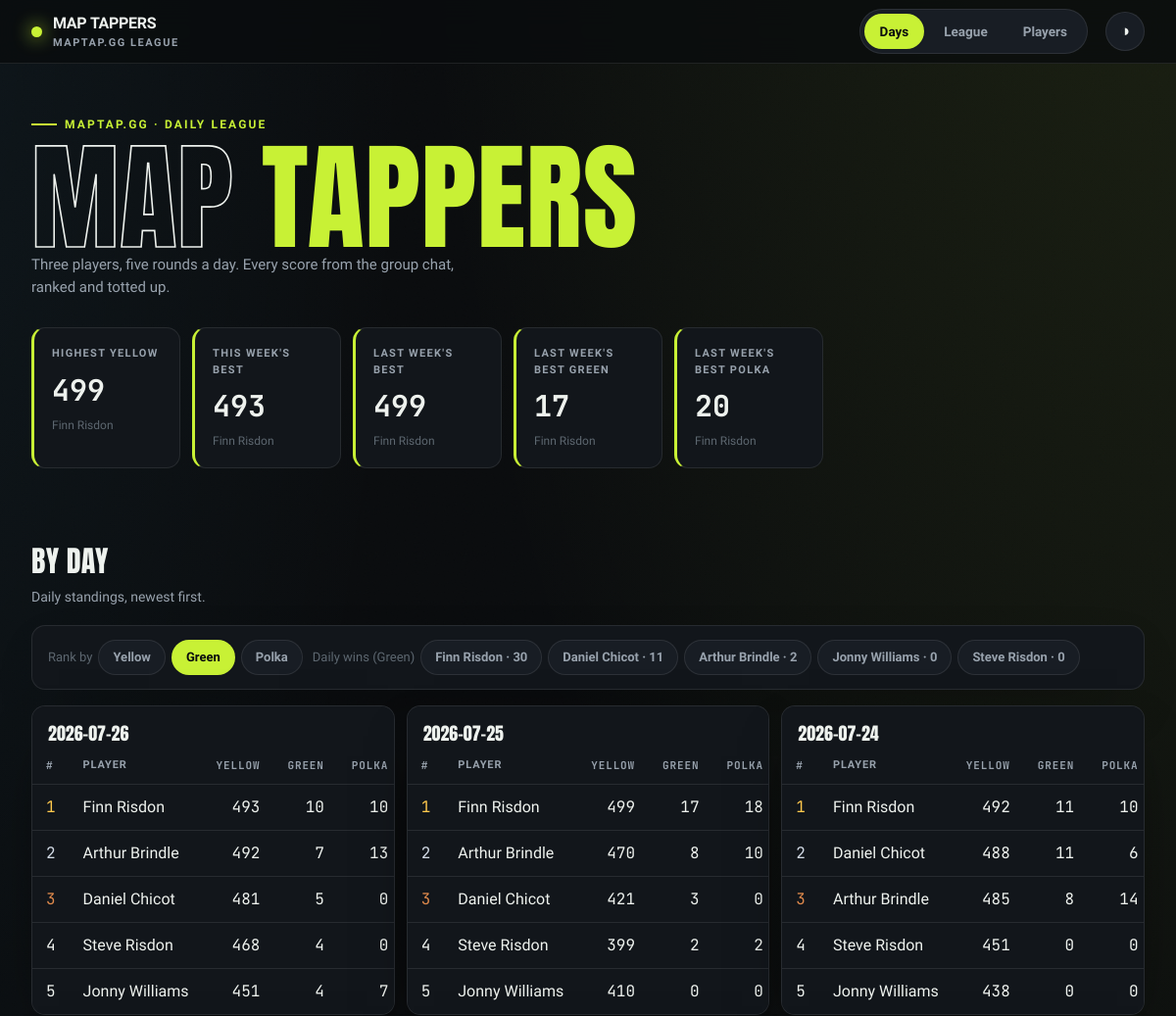
The app's page /days?sort=green (upper part), older data.
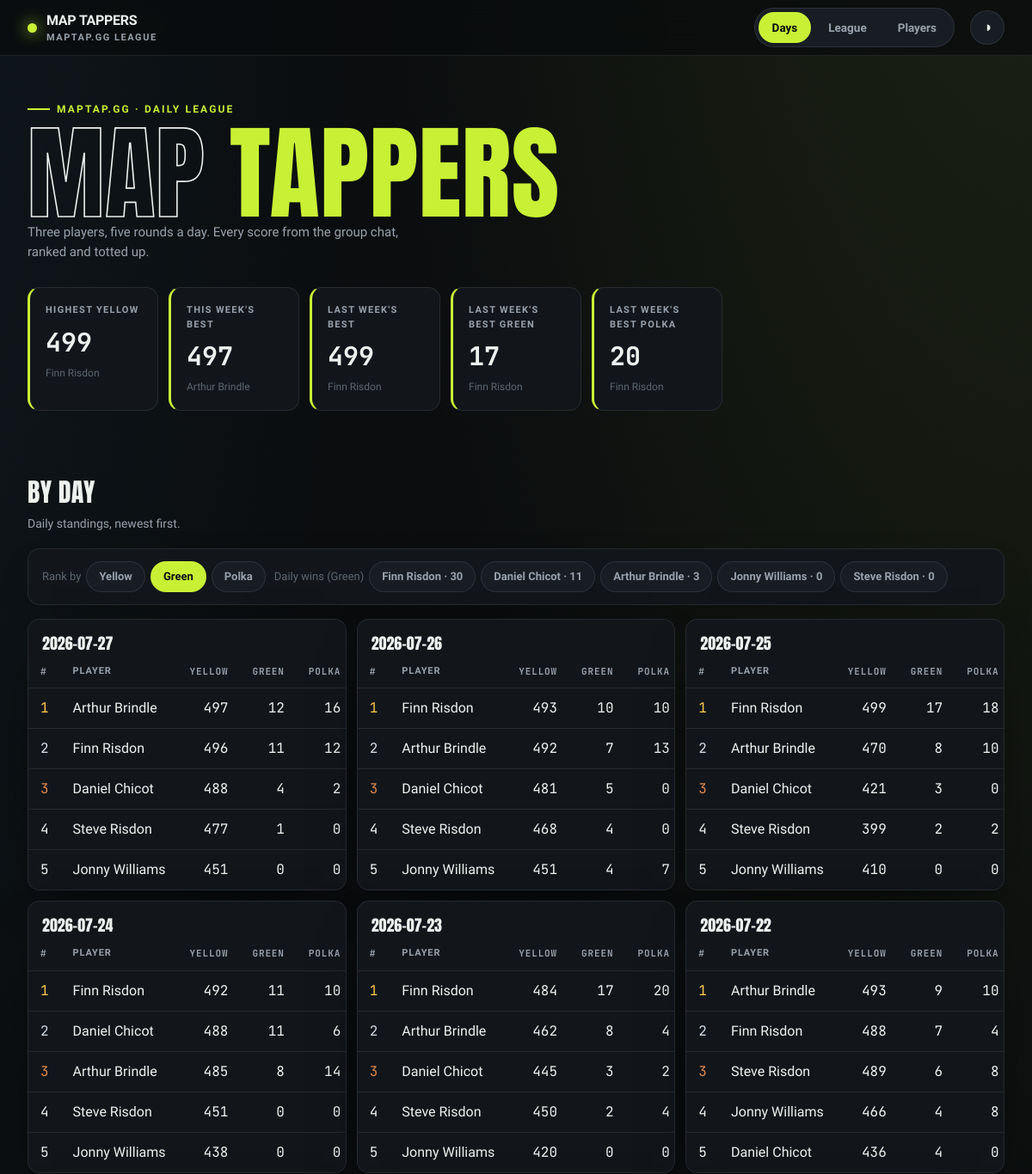
The same page, newer data.
### tables this page shows
CREATE TABLE entries (
    id INTEGER PRIMARY KEY,
    player TEXT NOT NULL,
    game_date TEXT NOT NULL,
    maptap_score INTEGER NOT NULL,
    UNIQUE (player, game_date)
);

### src/maptap/app.py (the view)
@app.get("/days", response_class=HTMLResponse)
def days(request: Request, sort: str = "cumulative"):
    if sort not in ("cumulative", "green", "polka"):
        sort = "cumulative"
    with closing(_conn()) as conn:
        if sort == "green":
            win_counts = green_jersey_win_counts(conn)
        elif sort == "polka":
            win_counts = polka_jersey_win_counts(conn)
        else:
            win_counts = daily_win_counts(conn, metric="cumulative")
        context = {
            "days": daily_leaderboard(conn, sort=sort),
            "win_counts": win_counts,
            "stats": hero_stats(conn),
            "active": "days",
            "sort": sort,
        }
    return templates.TemplateResponse(request, "days.html", context)

### src/maptap/templates/days.html (shortened to what this page needs)
{% extends "base.html" %}
{% block content %}
<h2 class="section-head">By day</h2>
<p class="section-sub">Daily standings, newest first.</p>
<div class="panel toolbar">
    <div class="chips">
        <span class="chip-label">Rank by</span>
        <a class="chip {% if sort == 'cumulative' %}active{% endif %}" href="/days">Yellow</a>
        <a class="chip {% if sort == 'green' %}active{% endif %}" href="/days?sort=green">Green</a>
        <a class="chip {% if sort == 'polka' %}active{% endif %}" href="/days?sort=polka">Polka</a>
    </div>
    <div class="chips">
        <span class="chip-label">Daily wins ({{ 'Green' if sort == 'green' else 'Polka' if sort == 'polka' else 'Yellow' }})</span>
        {% for w in win_counts %}
        <span class="chip static">{{ w.player }} · {{ w.wins }}</span>
        {% endfor %}
    </div>
</div>
<div class="day-grid">
    {% for day in days %}
    <div class="panel table-card">
        <table>
            <caption>{{ day.game_date }}</caption>
            <thead>
                <tr><th class="num">#</th><th class="txt">Player</th><th class="num">Yellow</th><th class="num">Green</th><th class="num">Polka</th></tr>
            </thead>
            <tbody>
                {% for s in day.standings %}
                <tr>
                    <td class="num medal-{{ s.position }}">{{ s.position }}</td>
                    <td class="txt">{{ s.player }}</td>
                    <td class="num">{{ s.cumulative }}</td>
                    <td class="num">{{ s.green }}</td>
                    <td class="num">{{ s.polka }}</td>
                </tr>
                {% endfor %}
            </tbody>
        </table>
    </div>
    {% endfor %}
</div>
{% endblock %}

### src/maptap/templates/base.html (shortened to what this page needs)
<!DOCTYPE html>
<html lang="en-GB" data-theme="dark">
<head>
    <link rel="stylesheet" href="/static/styles.css">
</head>
<body>
    <nav class="nav">
        <div class="wrap nav-inner">
            <div class="brand">
                <span class="dot"></span>
                <span>MAP&nbsp;TAPPERS<small>maptap.gg league</small></span>
            </div>
            <div class="tabs">
                <a class="tab {{ 'active' if active == 'days' else '' }}" href="/days">Days</a>
                <a class="tab {{ 'active' if active == 'league' else '' }}" href="/league">League</a>
                <a class="tab {{ 'active' if active == 'players' else '' }}" href="/players">Players</a>
            </div>
            <button class="theme-btn" id="themeBtn" title="Toggle theme" aria-label="Toggle theme">◑</button>
        </div>
    </nav>
    <header class="hero">
        <div class="wrap">
            <span class="hero-tag">maptap.gg · daily league</span>
            <h1><span class="out">Map</span> <span class="em">Tappers</span></h1>
            <p class="hero-sub">Three players, five rounds a day. Every score from the group chat, ranked and totted up.</p>
            <div class="stat-row">
                <div class="stat">
                    <div class="label">Highest Yellow</div>
                    <div class="value">{{ stats.highest_cumulative if stats.highest_cumulative is not none else '—' }}</div>
                    <div class="sub">{{ stats.highest_cumulative_player or '—' }}</div>
                </div>
                <div class="stat">
                    <div class="label">This Week's Best</div>
                    <div class="value">{{ stats.week_best if stats.week_best is not none else '—' }}</div>
                    <div class="sub">{{ stats.week_best_player or 'no rides yet' }}</div>
                </div>
                <div class="stat">
                    <div class="label">Last Week's Best</div>
                    <div class="value">{{ stats.last_week_best if stats.last_week_best is not none else '—' }}</div>
                    <div class="sub">{{ stats.last_week_best_player or 'no rides' }}</div>
                </div>
                <div class="stat">
                    <div class="label">Last Week's Best Green</div>
                    <div class="value">{{ stats.last_week_best_green if stats.last_week_best_green is not none else '—' }}</div>
                    <div class="sub">{{ stats.last_week_best_green_player or 'no rides' }}</div>
                </div>
                <div class="stat">
                    <div class="label">Last Week's Best Polka</div>
                    <div class="value">{{ stats.last_week_best_polka if stats.last_week_best_polka is not none else '—' }}</div>
                    <div class="sub">{{ stats.last_week_best_polka_player or 'no rides' }}</div>
                </div>
            </div>
        </div>
    </header>
    <main class="wrap">
        {% block content %}{% endblock %}
    </main>
</body>
</html>

Row changes from the older to the newer data that the page shows:
added entries: player "Arthur Brindle", position "1", cumulative "497", green "12", polka "16", shown under "2026-07-27"
computed for entries (number 6 of 35 on the later page): wins "2" → "3"
added entries: game_date "2026-07-27", position "5", player "Jonny Williams", cumulative "451", green "0", polka "0"
added entries: position "2", player "Finn Risdon", cumulative "496", green "11", polka "12", shown under "2026-07-27"
added entries: position "3", player "Daniel Chicot", cumulative "488", green "4", polka "2", shown under "2026-07-27"
added entries: position "4", player "Steve Risdon", cumulative "477", green "1", polka "0", shown under "2026-07-27"
now on this page (row unchanged): entries: game_date "2026-07-23", position "4", player "Steve Risdon", cumulative "450", green "2", polka "4", entries (position "1", player "Finn Risdon", cumulative "484", green "17", polka "20")
now on this page (row unchanged): entries: position "2", player "Arthur Brindle", cumulative "462", green "8", polka "4", shown under "2026-07-23"
now on this page (row unchanged): entries: position "3", player "Daniel Chicot", cumulative "445", green "3", polka "2", shown under "2026-07-23"
now on this page (row unchanged): entries: position "5", player "Jonny Williams", cumulative "420", green "0", polka "0", shown under "2026-07-23"
now on this page (row unchanged): entries: game_date "2026-07-22", position "5", player "Daniel Chicot", cumulative "436", green "4", polka "0"
now on this page (row unchanged): entries: position "1", player "Arthur Brindle", cumulative "493", green "9", polka "10", shown under "2026-07-22"
now on this page (row unchanged): entries: position "2", player "Finn Risdon", cumulative "488", green "7", polka "4", shown under "2026-07-22"
now on this page (row unchanged): entries: position "3", player "Steve Risdon", cumulative "489", green "6", polka "8", shown under "2026-07-22"
now on this page (row unchanged): entries: position "4", player "Jonny Williams", cumulative "466", green "4", polka "8", shown under "2026-07-22"
Text that changed along with them:
{{ stats.week_best if stats.week_best is not none else '—' }}: "493" → "497"
{{ stats.week_best_player or 'no rides yet' }}: "Finn Risdon" → "Arthur Brindle"
